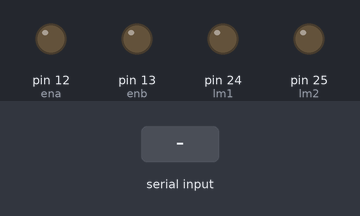
Recording of a sketch running on a simulated Arduino Mega 2560, built with avr-gcc and run on an emulated ATmega2560. On the bench: output pins drawn as LEDs (lit = HIGH). The inputs (shaded band) are chosen by the test bench. Pins used as bus, display or sensor lines are not drawn.

Above: at 1.2 s.
1.3 s: "W" received over Serial
At 1.9 s:
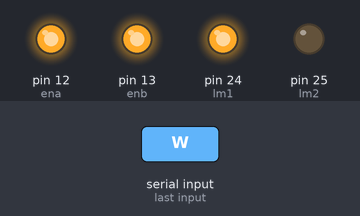
2.8 s: "w" received over Serial
At 3.1 s:
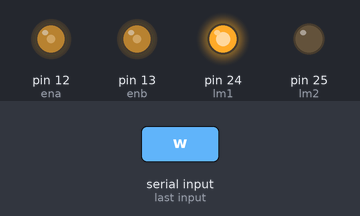
4.3 s: "S" received over Serial
At 5.4 s:
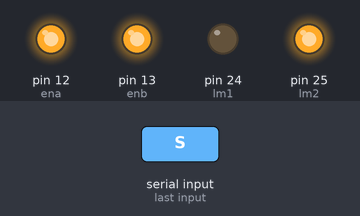
5.8 s: "s" received over Serial
At 6.6 s:
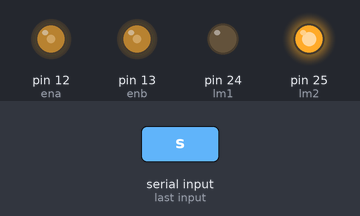
7.3 s: "D" received over Serial
At 7.7 s:
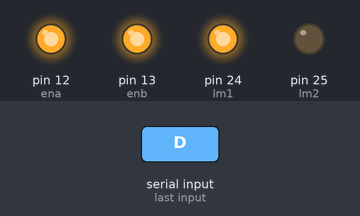
8.8 s: "x" received over Serial
At 10.0 s:
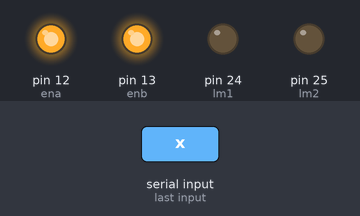
Timing chart, 0 to 11.3 s (numbered marks = the images above; inputs shaded):
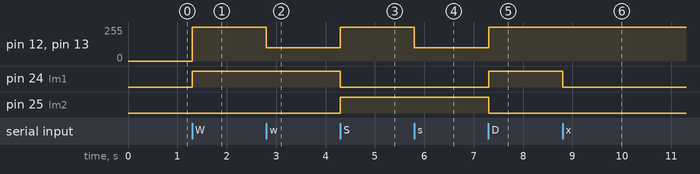

Measured:
- after the input at 1.3 s, pin 12 (ena), pin 13 (enb): 0/255 → 255/255 at once; pin 24 (lm1): LOW → HIGH at once
- after the input at 2.8 s, pin 12 (ena), pin 13 (enb): 255/255 → 100/255 at once
- after the input at 4.3 s, pin 12 (ena), pin 13 (enb): 100/255 → 255/255 at once; pin 24 (lm1): HIGH → LOW at once; pin 25 (lm2): LOW → HIGH at once
- after the input at 5.8 s, pin 12 (ena), pin 13 (enb): 255/255 → 100/255 at once
- after the input at 7.3 s, pin 12 (ena), pin 13 (enb): 100/255 → 255/255 at once; pin 24 (lm1): LOW → HIGH at once; pin 25 (lm2): HIGH → LOW at once
- after the input at 8.8 s, pin 24 (lm1): HIGH → LOW at once

The sketch:

Speed_Control_Assignment.ino
```cpp
int lm1 = 24;
int lm2 = 25;
int rm1 = 0;
int rm2 = 1;
int ena = 12;
int enb = 13;

void Forward()
{
  digitalWrite(lm1,1);
  digitalWrite(lm2,0);
  digitalWrite(rm1,1);
  digitalWrite(rm2,0);
  analogWrite(ena,255);
  analogWrite(enb,255);
}
void ForwardS()
{
  digitalWrite(lm1,1);
  digitalWrite(lm2,0);
  digitalWrite(rm1,1);
  digitalWrite(rm2,0);
  analogWrite(ena,100);
  analogWrite(enb,100);
}
void Stop()
{
  digitalWrite(lm1,0);
  digitalWrite(lm2,0);
  digitalWrite(rm1,0);
  digitalWrite(rm2,0);
  analogWrite(ena,255);
  analogWrite(enb,255);
}
void Reverse()
{
  digitalWrite(lm1,0);
  digitalWrite(lm2,1);
  digitalWrite(rm1,0);
  digitalWrite(rm2,1);
  analogWrite(ena,255);
  analogWrite(enb,255);
}
void ReverseS()
{
  digitalWrite(lm1,0);
  digitalWrite(lm2,1);
  digitalWrite(rm1,0);
  digitalWrite(rm2,1);
  analogWrite(ena,100);
  analogWrite(enb,100);
}
void Right()
{
  digitalWrite(lm1,1);
  digitalWrite(lm2,0);
  digitalWrite(rm1,0);
  digitalWrite(rm2,1);
  analogWrite(ena,255);
  analogWrite(enb,255);
}
void RightS()
{
  digitalWrite(lm1,1);
  digitalWrite(lm2,0);
  digitalWrite(rm1,0);
  digitalWrite(rm2,1);
  analogWrite(ena,100);
  analogWrite(enb,100);
}
void Left()
{
  digitalWrite(lm1,0);
  digitalWrite(lm2,1);
  digitalWrite(rm1,1);
  digitalWrite(rm2,0);
  analogWrite(ena,255);
  analogWrite(enb,255);
}
void LeftS()
{
  digitalWrite(lm1,0);
  digitalWrite(lm2,1);
  digitalWrite(rm1,1);
  digitalWrite(rm2,0);
  analogWrite(ena,100);
  analogWrite(enb,100);
}
void setup() {
  Serial.begin(9600);

  pinMode(lm1,OUTPUT);
  pinMode(lm2,OUTPUT);
  pinMode(rm1,OUTPUT);
  pinMode(rm2,OUTPUT);
  pinMode(ena,OUTPUT);
  pinMode(enb,OUTPUT);

}

void loop() {
char c = Serial.read();

  if(c=='W')
  Forward();

  if(c=='w')
  ForwardS();

  if(c=='S')
  Reverse();

  if(c=='s')
  ReverseS();

  if(c=='D')
  Right();

  if(c=='d')
  RightS();

  if(c=='A')
  Left();

  if(c=='a')
  LeftS();

  if(c=='x')
  Stop();
}
```
